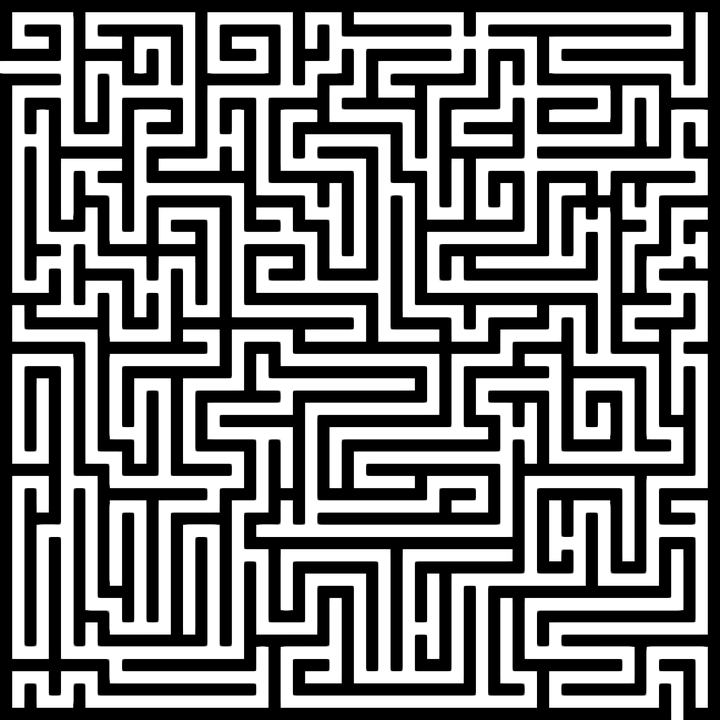
#> input picture Okada-Lynne-P2/test_image.png, 720 x 720 px
$ python p2_meshbuilder.py test_image.png 100
#> lines starting #> are read from the running program, lines starting #| are printed output that depends on the picture
import collections
import pickle
import sys
import random

from matplotlib.pyplot import imread, imsave
import numpy
from numpy import zeros_like


def build_mesh(image, min_feature_size):
    def scan(box):

        x1, x2, y1, y2 = box
        area = (x2 - x1) * (y2 - y1)

        if area < min_feature_size or (image[x1:x2, y1:y2] == 255).all() or (image[x1:x2, y1:y2] == 0).all():

            # this box is simple enough to handle in one node
            if (image[x1:x2, y1:y2] == 255).all():
                return [box], []
            else:
                return [], []

        else:

            # recursively split this big box on the longest dimension
            if x2 - x1 > y2 - y1:

                cut = x1 + (x2 - x1) // 2 + 1
                first_box = (x1, cut, y1, y2)
                second_box = (cut, x2, y1, y2)

                def rank(b): return (b[2], b[3])

                def first_touch(b): return b[1] == cut

                def second_touch(b): return b[0] == cut

            else:

                cut = y1 + (y2 - y1) // 2 + 1
                first_box = (x1, x2, y1, cut)
                second_box = (x1, x2, cut, y2)

                def rank(b): return (b[0], b[1])

                def first_touch(b): return b[3] == cut

                def second_touch(b): return b[2] == cut

            first_boxes, first_edges = scan(first_box)
            second_boxes, second_edges = scan(second_box)

            my_boxes = []
            my_edges = []

            my_boxes.extend([fb for fb in first_boxes if not first_touch(fb)])
            my_boxes.extend(
                [sb for sb in second_boxes if not second_touch(sb)])

            first_touches = sorted(filter(first_touch, first_boxes), key=rank)
            second_touches = sorted(
                filter(second_touch, second_boxes), key=rank)

            first_merges = {}
            second_merges = {}

            while first_touches and second_touches:

                f, s = first_touches[0], second_touches[0]
                rf, rs = rank(f), rank(s)

                if rf == rs:

                    first_touches.pop(0)
                    second_touches.pop(0)
                    merged = (f[0], s[1], f[2], s[3])
                    first_merges[f] = merged
                    second_merges[s] = merged
                    my_boxes.append(merged)

                elif rf[1] < rs[1]:

                    my_boxes.append(first_touches.pop(0))
                    if rf[1] >= rs[0]:
                        my_edges.append((f, s))

                elif rf[1] > rs[1]:

                    my_boxes.append(second_touches.pop(0))
                    if rf[0] <= rs[1]:
                        my_edges.append((f, s))

                else:

                    my_boxes.append(first_touches.pop(0))
                    my_boxes.append(second_touches.pop(0))
                    my_edges.append((f, s))

            my_boxes.extend(first_touches)
            my_boxes.extend(second_touches)

            for a, b in first_edges:
                my_edges.append(
                    (first_merges.get(a, a), first_merges.get(b, b)))

            for a, b in second_edges:
                my_edges.append(
                    (second_merges.get(a, a), second_merges.get(b, b)))

            return my_boxes, my_edges

            # end of scan

    boxes, edges = scan((0, image.shape[0], 0, image.shape[1]))
    print("edges: ", edges)

    adj = collections.defaultdict(list)
    for a, b in edges:
        adj[a].append(b)
        adj[b].append(a)

    mesh = {'boxes': list(adj.keys()), 'adj': dict(adj)}

    return mesh


if __name__ == '__main__':

    min_feature_size = 16
    filename = None

    if len(sys.argv) == 2:
        filename = sys.argv[1]
    elif len(sys.argv) == 3:
        filename = sys.argv[1]
        min_feature_size = int(sys.argv[2])
    else:
        print("usage: %s map_filename min_feature_size" % sys.argv[0])
        sys.exit(-1)

    img = (imread(filename) * 255).astype(dtype=numpy.uint8)
    if len(img.shape) > 2:
        img = img[:, :, 0]
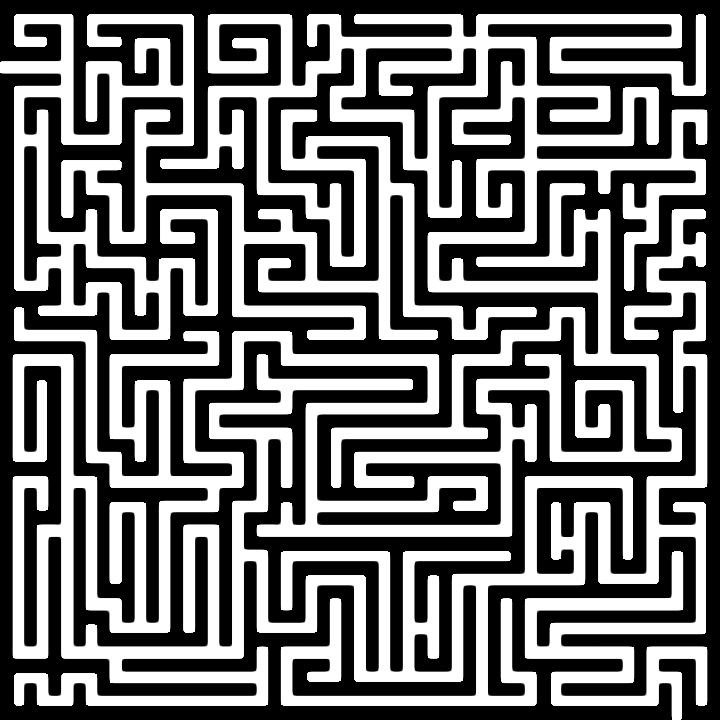
#> img: shape (720, 720); min 0, max 255, mean 114.6

    mesh = build_mesh(img, min_feature_size)
#> (printed output is left out)
#> mesh = 2 items

    print(type(mesh))
#| <class 'dict'>
    print(mesh.keys())
#| dict_keys(['boxes', 'adj'])

    with open(filename + '.mesh.pickle', 'wb') as f:
        pickle.dump(mesh, f, protocol=pickle.HIGHEST_PROTOCOL)

    atlas = zeros_like(img)
    for x1, x2, y1, y2 in mesh['boxes']:
        atlas[x1:x2, y1:y2] = random.randint(64, 255)
#> this loop made 163 passes
#> (x1, x2, y1, y2) on passes 1 to 3: (127, 137, 42, 46), (137, 144, 36, 46), (127, 137, 110, 115)
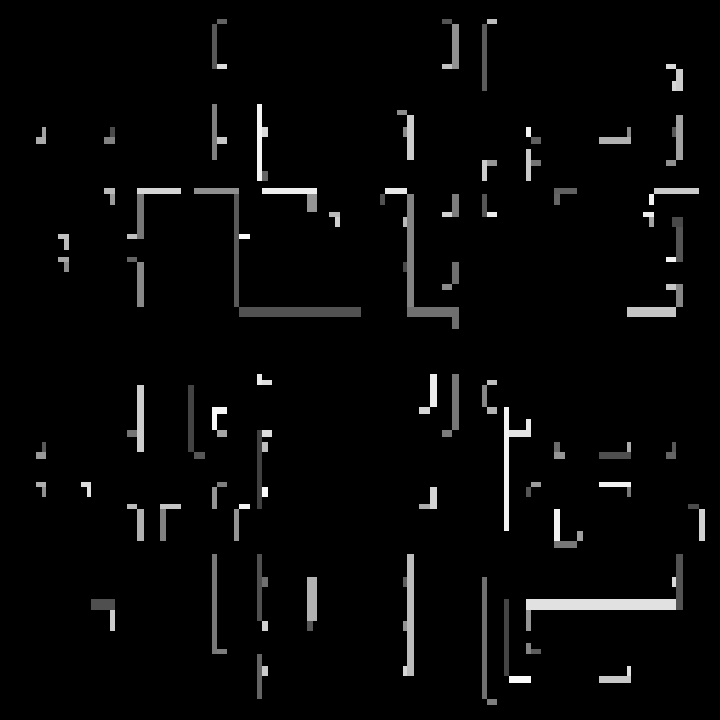
#> atlas: shape (720, 720); min 0, max 251, mean 7.7

    imsave(filename + '.mesh.png', atlas)
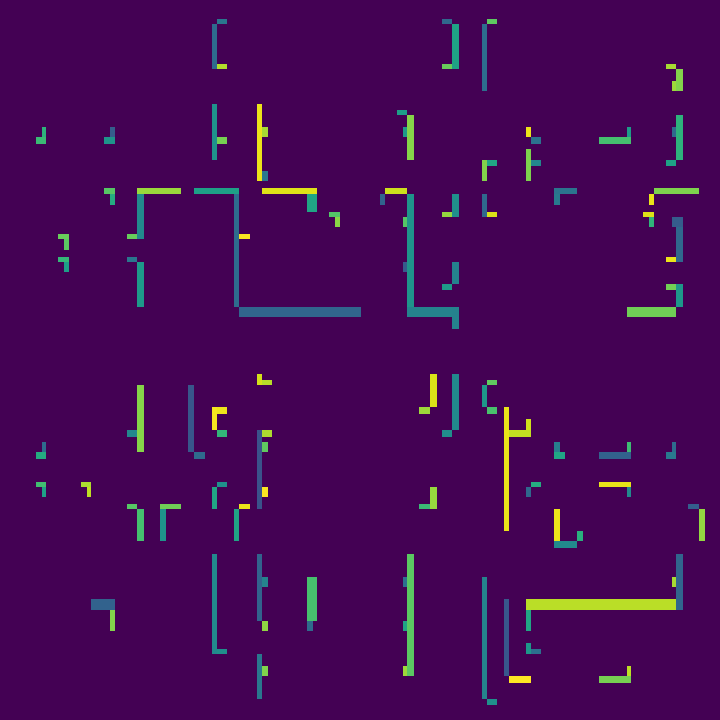
#> saved as test_image.png.mesh.png: shape (720, 720, 3); mean R, G, B 69.2, 9.1, 85

    print("Built a mesh with %d boxes." % len(mesh['boxes']))
#| Built a mesh with 163 boxes.
